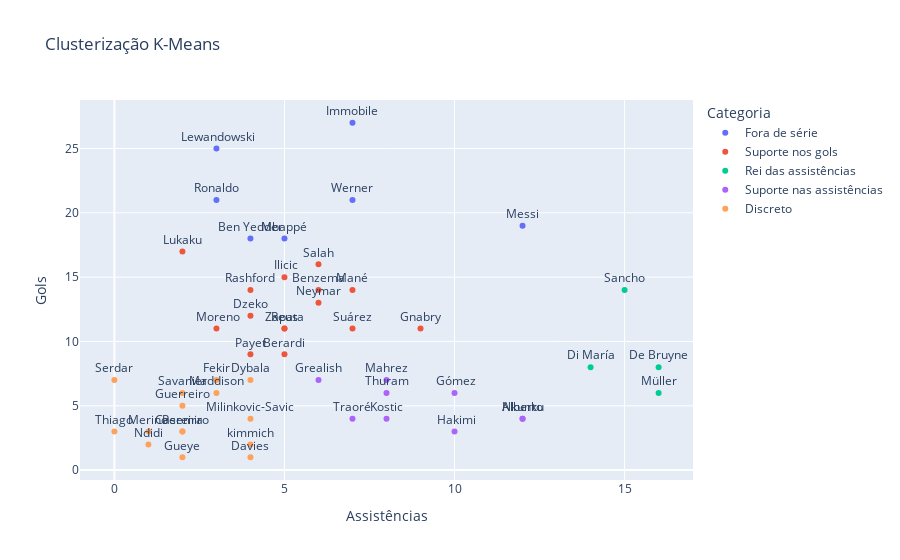

The notebook cell saved with this chart:
### Code cell
#Plotando o grafico para melhor visualização

fig = px.scatter(df, x="Assistências", y="Gols", color="Categoria", text="Nome", title="Clusterização K-Means")
fig.update_traces(textposition = 'top center')
fig.show()

### Figure 1 — Plotly figure (JSON) as saved in the notebook; plotly's stock layout.template omitted (floating-point values rounded to 4 significant figures)
{"data": [{"hovertemplate": "Categoria=Fora de série<br>Assistências=%{x}<br>Gols=%{y}<br>Nome=%{text}<extra></extra>", "legendgroup": "Fora de série", "marker": {"color": "#636efa", "symbol": "circle"}, "mode": "markers+text", "name": "Fora de série", "orientation": "v", "showlegend": true, "text": ["Messi", " Lewandowski", "Mbappé", "Ronaldo", "Immobile", "Werner", "Ben Yedder"], "textposition": "top center", "type": "scatter", "x": [12, 3, 5, 3, 7, 7, 4], "xaxis": "x", "y": [19, 25, 18, 21, 27, 21, 18], "yaxis": "y"}, {"hovertemplate": "Categoria=Suporte nos gols<br>Assistências=%{x}<br>Gols=%{y}<br>Nome=%{text}<extra></extra>", "legendgroup": "Suporte nos gols", "marker": {"color": "#EF553B", "symbol": "circle"}, "mode": "markers+text", "name": "Suporte nos gols", "orientation": "v", "showlegend": true, "text": ["Neymar", " Ilicic", "Payet", "Gnabry", "Zapata", "Suárez", "Dzeko", "Reus", "Mané", "Berardi", "Salah", "Lukaku", "Benzema", "Rashford", " Moreno"], "textposition": "top center", "type": "scatter", "x": [6, 5, 4, 9, 5, 7, 4, 5, 7, 5, 6, 2, 6, 4, 3], "xaxis": "x", "y": [13, 15, 9, 11, 11, 11, 12, 11, 14, 9, 16, 17, 14, 14, 11], "yaxis": "y"}, {"hovertemplate": "Categoria=Rei das assistências<br>Assistências=%{x}<br>Gols=%{y}<br>Nome=%{text}<extra></extra>", "legendgroup": "Rei das assistências", "marker": {"color": "#00cc96", "symbol": "circle"}, "mode": "markers+text", "name": "Rei das assistências", "orientation": "v", "showlegend": true, "text": ["De Bruyne", "Sancho", "Di María", "Müller"], "textposition": "top center", "type": "scatter", "x": [16, 15, 14, 16], "xaxis": "x", "y": [8, 14, 8, 6], "yaxis": "y"}, {"hovertemplate": "Categoria=Suporte nas assistências<br>Assistências=%{x}<br>Gols=%{y}<br>Nome=%{text}<extra></extra>", "legendgroup": "Suporte nas assistências", "marker": {"color": "#ab63fa", "symbol": "circle"}, "mode": "markers+text", "name": "Suporte nas assistências", "orientation": "v", "showlegend": true, "text": ["Alberto", "Traoré", "Mahrez", "Kostic", "Nkunku", " Gómez", " Hakimi", "Grealish", "Thuram"], "textposition": "top center", "type": "scatter", "x": [12, 7, 8, 8, 12, 10, 10, 6, 8], "xaxis": "x", "y": [4, 4, 7, 4, 4, 6, 3, 7, 6], "yaxis": "y"}, {"hovertemplate": "Categoria=Discreto<br>Assistências=%{x}<br>Gols=%{y}<br>Nome=%{text}<extra></extra>", "legendgroup": "Discreto", "marker": {"color": "#FFA15A", "symbol": "circle"}, "mode": "markers+text", "name": "Discreto", "orientation": "v", "showlegend": true, "text": ["Thiago", "Casemiro", "Davies", "Pereira", "Savanier", "Serdar", "Fekir", "Dybala", "Guerreiro", "Ndidi", "Merino", "Maddison", "kimmich", "Gueye", "Milinkovic-Savic"], "textposition": "top center", "type": "scatter", "x": [0, 2, 4, 2, 2, 0, 3, 4, 2, 1, 1, 3, 4, 2, 4], "xaxis": "x", "y": [3, 3, 1, 3, 6, 7, 7, 7, 5, 2, 3, 6, 2, 1, 4], "yaxis": "y"}], "layout": {"legend": {"title": {"text": "Categoria"}, "tracegroupgap": 0}, "title": {"text": "Clusterização K-Means"}, "xaxis": {"anchor": "y", "domain": [0, 1], "title": {"text": "Assistências"}}, "yaxis": {"anchor": "x", "domain": [0, 1], "title": {"text": "Gols"}}}}
